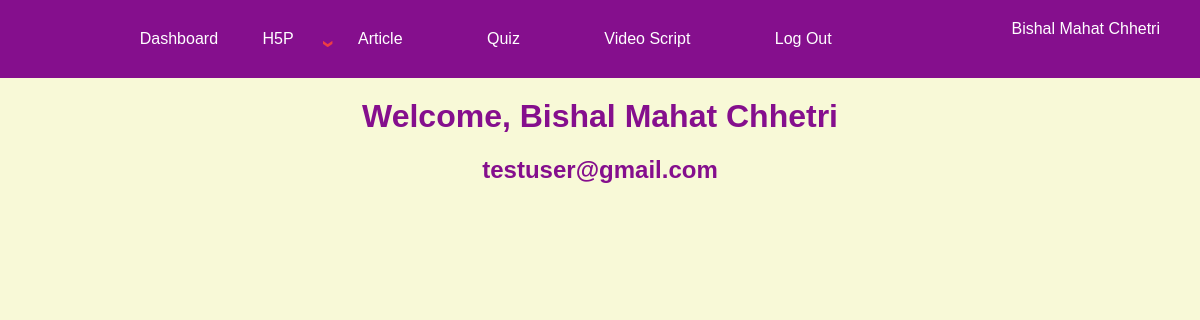
The app's page /index (signed in) with its own data.
### models.py (models this page shows, shortened)
class Department(db.Model):
    id = db.Column(db.Integer, primary_key=True)
    name = db.Column(db.String(64), unique=True, nullable=False)
    users = db.relationship(
        'User', secondary='user_department', back_populates='departments')

class User(UserMixin, db.Model):
    id = db.Column(db.Integer, primary_key=True)
    email = db.Column(db.String(120), index=True, unique=True)
    password_hash = db.Column(db.String(128))
    full_name = db.Column(db.String(120))  # New field for full name
    is_admin = db.Column(db.Boolean, default=False)
    departments = db.relationship(
        'Department', secondary='user_department', back_populates='users')

### app.py (the view)
@app.route('/')
@app.route('/index')
@login_required
def index():
    if current_user.is_admin:
        return render_template('admin_dashboard.html')
    else:
        departments = current_user.departments
        return render_template('staff_dashboard.html',  current_user=current_user, departments=departments)

### models.py (called while the page is built)
@login.user_loader
def load_user(user_id):
    return User.query.get(int(user_id))

### templates/staff_dashboard.html (shortened to what this page needs)
<!doctype html>
<html>
<head>
</head>
<body>
    {% include 'navbar.html' %}
    <h1>Welcome, {{ current_user.full_name }}</h1>
    <h2>{{ current_user.email }}</h2>
</body>
</html>

### templates/navbar.html (shortened to what this page needs)
<nav>
    <ul class="navbar-items">
        <li><a href="{{ url_for('index') }}">Dashboard</a></li>
        {% for department in departments %}
            {% if department.name == 'H5P' %}
                <li class="nav-item-dropdown">
                    <a href="#" class="dropdown-trigger">H5P</a>
                </li>
            {% else %}
                <li class="nav-item"><a href="{{ url_for('department', department_name=department.name) }}">{{ department.name }}</a></li>
            {% endif %}
        {% endfor %}
        <li class="nav-item"><a href="{{ url_for('logout') }}">Log Out</a></li>
        <li class="nav-item user-name">{{ current_user.full_name }}</li>
    </ul>
</nav>

### templates/staff_dashboard.html (style rules this page uses)
body { font-family: Arial, sans-serif; background-color: #f8f9d7; margin: 0; padding: 0; }
nav { background-color: #850f8d; padding: 10px 0; }
nav ul { list-style-type: none; margin: 0; padding: 0; text-align: center; }
nav ul li { display: inline; }
nav ul li a { display: inline-block; color: #fff; text-decoration: none; padding: 10px 20px; }
h1, h2 { text-align: center; color: #850f8d; margin-top: 20px; }

### templates/navbar.html (style rules this page uses)
body { font-family: Arial, sans-serif; background-color: #f8f9d7; margin: 0; padding: 0; }
nav { background-color: #850f8d; padding: 10px 0; }
nav ul { list-style-type: none; margin: 0; padding: 0; text-align: center; }
.nav-item { display: inline-block; padding: 10px 20px; }
.nav-item a { color: #fff; text-decoration: none; }
.nav-item-dropdown { position: relative; }
.dropdown-trigger::after { content: "›"; position: absolute; color: #ED3E44; font-size: 24px; font-weight: bold; transform: rotate(90deg); top: 0; right: -15px; }
.user-name { color: #fff; float: right; margin-right: 20px; }

### records on screen
Department: name "H5P"
Department: name "Article"
Department: name "Quiz"
Department: name "Video Script"
User: full_name "Bishal Mahat Chhetri", email "testuser@gmail.com"
